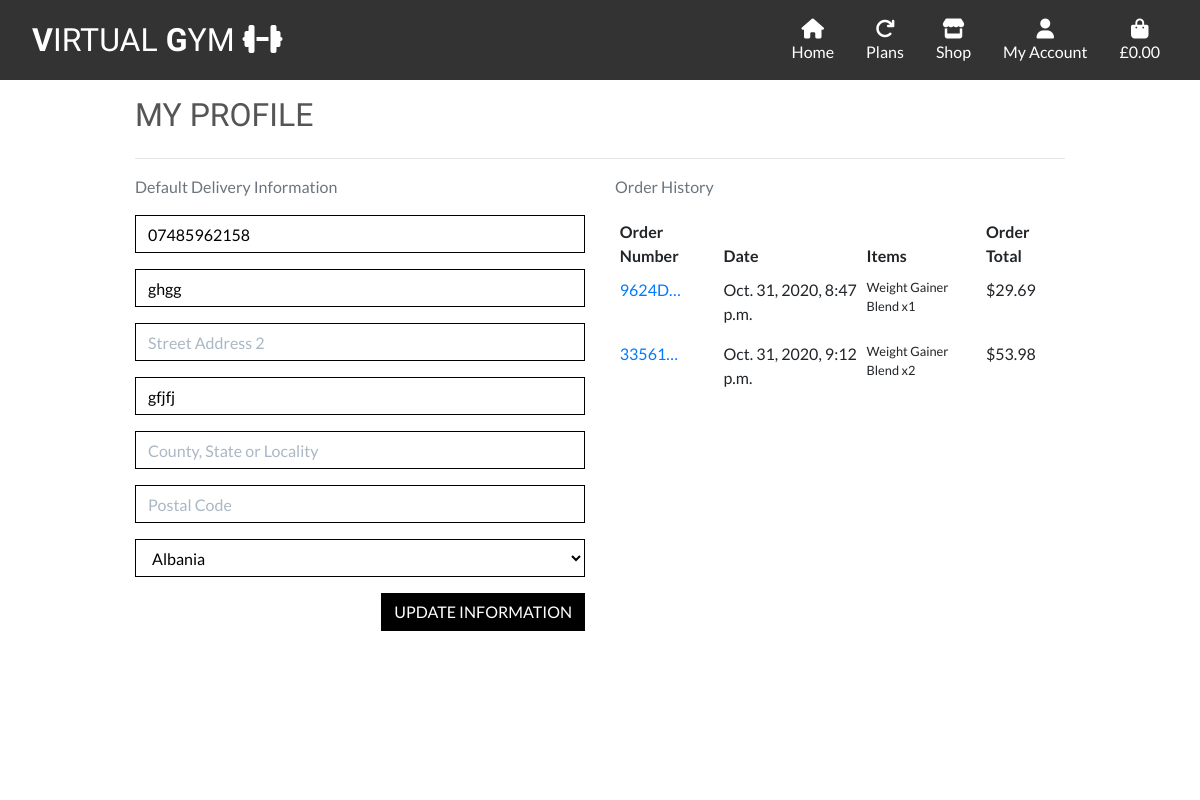
Screenshot of /profile/ (signed in) with the database file from the repository.
### profiles/models.py (models this page shows, shortened)
class UserProfile(models.Model):
    user = models.OneToOneField(User, on_delete=models.CASCADE)
    default_phone_number = models.CharField(max_length=20, null=True, blank=True)
    default_street_address1 = models.CharField(max_length=80, null=True, blank=True)
    default_street_address2 = models.CharField(max_length=80, null=True, blank=True)
    default_town_or_city = models.CharField(max_length=40, null=True, blank=True)
    default_county = models.CharField(max_length=80, null=True, blank=True)
    default_postcode = models.CharField(max_length=20, null=True, blank=True)
    default_country = CountryField(blank_label='Country', null=True, blank=True)

### checkout/models.py (models this page shows, shortened)
class Order(models.Model):
    order_number = models.CharField(max_length=32, null=False, editable=False)
    user_profile = models.ForeignKey(UserProfile, on_delete=models.SET_NULL,
                                     null=True, blank=True,
                                     related_name='orders')
    full_name = models.CharField(max_length=50, null=False, blank=False)
    email = models.EmailField(max_length=254, null=False, blank=False)
    phone_number = models.CharField(max_length=20, null=False, blank=False)
    country = CountryField(blank_label='Country *', null=False, blank=False)
    postcode = models.CharField(max_length=20, null=True, blank=True)
    town_or_city = models.CharField(max_length=40, null=False, blank=False)
    street_address1 = models.CharField(max_length=80, null=False, blank=False)
    street_address2 = models.CharField(max_length=80, null=True, blank=True)
    county = models.CharField(max_length=80, null=True, blank=True)
    date = models.DateTimeField(auto_now_add=True)
    delivery_cost = models.DecimalField(max_digits=6, decimal_places=2,
                                        null=False, default=0)
    order_total = models.DecimalField(max_digits=10, decimal_places=2, null=False, default=0)
    grand_total = models.DecimalField(max_digits=10, decimal_places=2, null=False, default=0)
    original_bag = models.TextField(null=False, blank=False, default='')
    stripe_pid = models.CharField(max_length=254, null=False, blank=False, default='')

class OrderLineItem(models.Model):
    order = models.ForeignKey(Order, null=False, blank=False, on_delete=models.CASCADE, related_name='lineitems')
    product = models.ForeignKey(Product, null=False, blank=False, on_delete=models.CASCADE)
    product_size = models.CharField(max_length=2, null=True, blank=True) # XS, S, M, L, XL
    quantity = models.IntegerField(null=False, blank=False, default=0)
    lineitem_total = models.DecimalField(max_digits=6, decimal_places=2, null=False, blank=False, editable=False)

### products/models.py (models this page shows, shortened)
class Product(models.Model):
    category = models.ForeignKey('Category', null=True, blank=True,
                                 on_delete=models.SET_NULL)
    sku = models.CharField(max_length=254, null=True, blank=True)
    name = models.CharField(max_length=254)
    description = models.TextField()
    has_sizes = models.BooleanField(default=False, null=True, blank=True)
    price = models.DecimalField(max_digits=6, decimal_places=2)
    image_url = models.URLField(max_length=1024, null=True, blank=True)
    image = models.ImageField(null=True, blank=True)

### profiles/views.py (the view)
# urls.py: path('', views.profile, name='profile'),
@login_required
def profile(request):
    profile = get_object_or_404(UserProfile, user=request.user)
    if request.method == 'POST':
        form = UserProfileForm(request.POST, instance=profile)
        if form.is_valid():
            form.save()
            messages.success(request, 'Profile updated successfully')
        else:
            messages.error(request, 'Update failed. Please ensure the form is valid.')
    else:
        form = UserProfileForm(instance=profile)
    orders = profile.orders.all()
    template = 'profiles/profile.html'
    context = {
        'form': form,
        'orders': orders,
        'on_profile_page': True
    }
    return render(request, template, context)

### profiles/forms.py
class UserProfileForm(forms.ModelForm):
    class Meta:
        model = UserProfile
        exclude = ('user',)
    def __init__(self, *args, **kwargs):
        super().__init__(*args, **kwargs)
        placeholders = {
            'default_phone_number': 'Phone Number',
            'default_postcode': 'Postal Code',
            'default_town_or_city': 'Town or City',
            'default_street_address1': 'Street Address 1',
            'default_street_address2': 'Street Address 2',
            'default_county': 'County, State or Locality',
        }
        self.fields['default_phone_number'].widget.attrs['autofocus'] = True
        for field in self.fields:
            if field != 'default_country':
                if self.fields[field].required:
                    placeholder = f'{placeholders[field]} *'
                else:
                    placeholder = placeholders[field]
                self.fields[field].widget.attrs['placeholder'] = placeholder
            self.fields[field].widget.attrs['class'] = 'border-black rounded-0 profile-form-input'
            self.fields[field].label = False

### bag/contexts.py (called while the page is built, shortened)
def bag_contents(request):
    bag_items = []
    total = 0
    product_count = 0
    bag = request.session.get('bag', {})
    if total < settings.FREE_DELIVERY_THRESHOLD:
        delivery = total * Decimal(settings.STANDARD_DELIVERY_PERCENTAGE / 100)
        free_delivery_delta = settings.FREE_DELIVERY_THRESHOLD - total
    else:
        delivery = 0
        free_delivery_delta = 0
    grand_total = delivery + total
    context = {
        'bag_items': bag_items,
        'total': total,
        'product_count': product_count,
        'delivery': delivery,
        'free_delivery_delta': free_delivery_delta,
        'free_delivery_threshold': settings.FREE_DELIVERY_THRESHOLD,
        'grand_total': grand_total,
    }
    return context

### profiles/templates/profiles/profile.html (shortened to what this page needs)
{% extends "base.html" %}
{% load static %}
{% block extracss %}
    <link rel="stylesheet" href="{% static 'profiles/css/profile.css' %}">
{% endblock %}
{% block page-header %}
    <div class="container header-container">
    </div>
{% endblock %}
{% block content %}
    <div class="overlay"></div>
    <div class="container">
        <div class="row">
            <div class="col mt-3">
                <h2 class="logo-font mb-4">My Profile</h2>
                <hr>
            </div>
        </div>
        <div class="row">
            <div class="col-12 col-lg-6">
                <p class="text-muted">Default Delivery Information</p>
                <form class="mt-3" action="{% url 'profile' %}" method="POST" id="profile-update-form">
                    {{ form|crispy }}
                    <button class="btn btn-black rounded-0 text-uppercase float-right">Update Information</button>
                </form>
            </div>
            <div class="col-12 col-lg-6">
                <p class="text-muted">Order History</p>
                <div class="order-history table-responsive">
                    <table class="table table-sm table-borderless">
                        <thead>
                            <tr>
                                <th>Order Number</th>
                                <th>Date</th>
                                <th>Items</th>
                                <th>Order Total</th>
                            </tr>
                        </thead>
                        <tbody>
                            {% for order in orders %}
                                <tr>
                                    <td>
                                        <a href="{% url 'order_history' order.order_number %}"
                                        title="{{ order.order_number }}">
                                            {{ order.order_number|truncatechars:6 }}
                                        </a>
                                    </td>
                                    <td>{{ order.date }}</td>
                                    <td>
                                        <ul class="list-unstyled">
                                            {% for item in order.lineitems.all %}
                                                <li class="small">
                                                    {{ item.product.name }} x{{ item.quantity }}
                                                </li>
                                            {% endfor %}
                                        </ul>
                                    </td>
                                    <td>${{ order.grand_total }}</td>
                                </tr>
                            {% endfor %}
                        </tbody>
                    </table>
                </div>
            </div>
        </div>
{% endblock %}

### static/css/base.css (style rules this page uses)
html { height: 100%; }
body { background: url('/media/background.jpg') no-repeat center center fixed; background-size: cover; height: calc(100vh - 80px); color: #555; font-family: 'Lato' }
.logo-font { text-transform: uppercase; font-family: 'Krona One', sans-serif; }
.btn-black { background: black; color: white; }
.border-black { border: 1px solid black !important; }
.overlay { height: 100%; width: 100%; top: 0; left: 0; position: fixed; background: white; z-index: -1; }
@media (min-width: 1200px) { .container { max-width:80%; } }
@media (min-width: 992px) { .header-container { padding-top: 80px; } }

### profiles/static/profiles/css/profile.css (style rules this page uses)
.order-history { max-height: 416px; overflow-y: auto; }
#profile-update-form .form-control { color: #000; }
#profile-update-form input::placeholder { color: #aab7c4; }
#id_default_country, #id_default_country option:not(:first-child) { color: #000; }

### rows the page displays
UserProfile: default_phone_number "07485962158", default_street_address1 "ghgg", default_town_or_city "gfjfj", default_country "Albania"
Order: order_number "9624D…", date "Oct. 31, 2020, 8:47 p.m.", grand_total "29.69"
OrderLineItem: product.name "Weight Gainer Blend", quantity "1"
Order: order_number "33561…", date "Oct. 31, 2020, 9:12 p.m.", grand_total "53.98"
OrderLineItem: product.name "Weight Gainer Blend", quantity "2"
